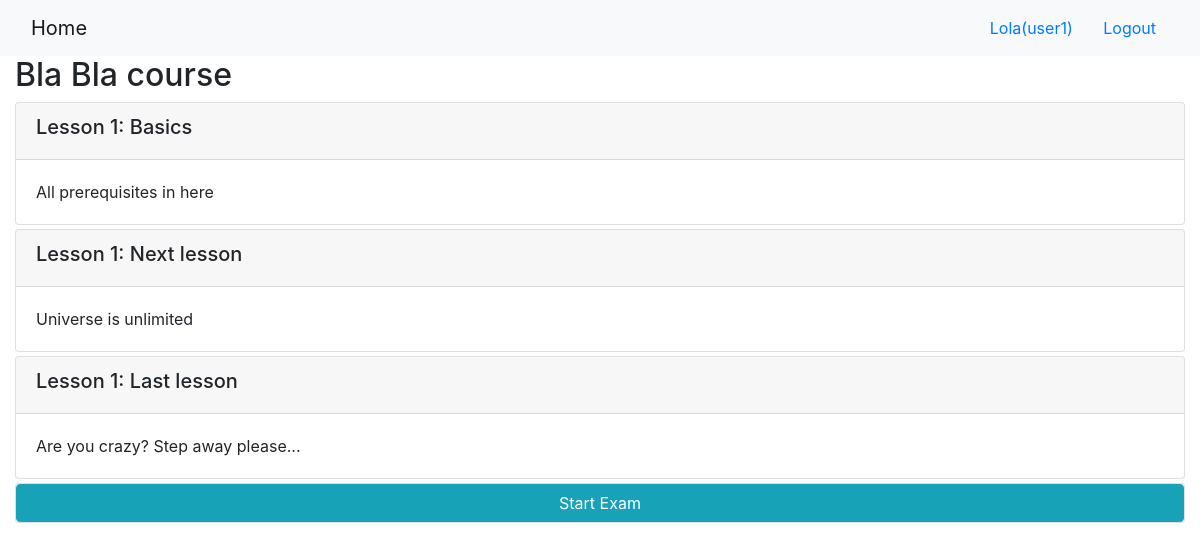
Page /2/ (signed in) on the committed database.
### onlinecourse/models.py (models this page shows, shortened)
class Course(models.Model):
    name = models.CharField(null=False, max_length=30, default='online course')
    image = models.ImageField(upload_to='course_images/')
    description = models.CharField(max_length=1000)
    pub_date = models.DateField(null=True)
    instructors = models.ManyToManyField(Instructor)
    users = models.ManyToManyField(
        settings.AUTH_USER_MODEL, through='Enrollment')
    total_enrollment = models.IntegerField(default=0)
    is_enrolled = False

class Lesson(models.Model):
    title = models.CharField(max_length=200, default="title")
    order = models.IntegerField(default=0)
    course = models.ForeignKey(Course, on_delete=models.CASCADE)
    content = models.TextField()

### onlinecourse/views.py (the view)
# urls.py: path('<int:pk>/', login_required(views.CourseDetailView.as_view()), name='course_details'),
class CourseDetailView(generic.DetailView):
    model = Course
    template_name = 'onlinecourse/course_detail_bootstrap.html'

### onlinecourse/templates/onlinecourse/course_detail_bootstrap.html (shortened to what this page needs)
<!DOCTYPE html>
<html lang="en">
<head>
     {% load static %}
    <link rel="stylesheet" href="https://maxcdn.bootstrapcdn.com/bootstrap/4.5.2/css/bootstrap.min.css">
</head>
<body>
    <nav class="navbar navbar-light bg-light">
        <div class="container-fluid">
            <div class="navbar-header">
                  <a class="navbar-brand" href="{% url 'onlinecourse:index' %}">Home</a>
            </div>
            <ul class="nav navbar-nav navbar-right">
                {% if user.is_authenticated %}
                <li>
                    <a class="btn btn-link" href="#">{{ user.first_name }}({{ user.username }})</a>
                    <a class="btn btn-link" href="{% url 'onlinecourse:logout' %}">Logout</a>
                </li>
                {% endif %}
            </ul>
        </div>
    </nav>
    {% if user.is_authenticated %}
    <div class="container-fluid">
            <h2>{{ course.name }}</h2>
            <div class="card-columns-vertical">
                {% for lesson in course.lesson_set.all %}
                    <div class="card mt-1">
                        <div class="card-header"><h5>Lesson {{lesson.order|add:1}}: {{lesson.title}}</h5></div>
                        <div class="card-body">{{lesson.content}}</div>
                    </div>
                {% endfor %}
                <div class="card mt-1">
                    <button class="btn btn-info" type="button" data-toggle="collapse" data-target="#exam" aria-expanded="false" aria-controls="collapseExample">Start Exam</button>
                </div>
            </div>
    </div>
    {% else %}
    Please log in
    {% endif %}
</body>
</html>

### rows in the picture
Course: name "Bla Bla course"
Lesson: order|add "1", title "Basics", content "All prerequisites in here"
Lesson: order|add "1", title "Next lesson", content "Universe is unlimited"
Lesson: order|add "1", title "Last lesson", content "Are you crazy? Step away please..."

### other values in the picture
{{ user.first_name }} "Lola"
{{ user.username }} "user1"
